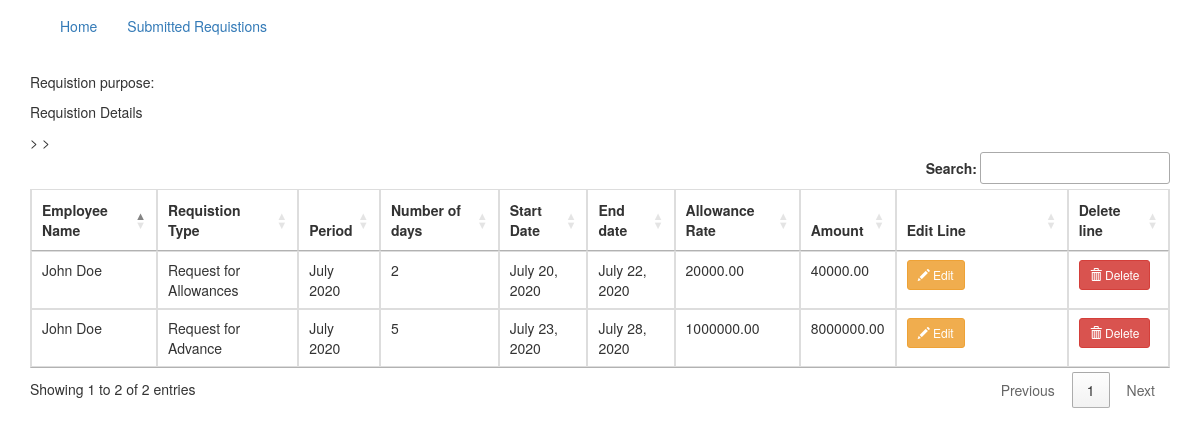
Page /requistions/1 on the committed database.
### requistions/models.py (models this page shows)
class RequisitionDetail(models.Model):
    requisition = models.ForeignKey(Requisition, null=True, on_delete=models.CASCADE)
    emp_name = models.ForeignKey(Employee, on_delete=models.CASCADE)
    detail_type = models.ForeignKey(RequisitionDetailType, on_delete=models.CASCADE)
    period_claimed = models.ForeignKey(Period, on_delete=models.CASCADE)
    ndays = models.IntegerField(default=0, verbose_name="Number of days")
    startdate = models.DateField(null=True)
    enddate = models.DateField(null=True)
    rate = models.DecimalField(max_digits=10, decimal_places=2, default=0.0, verbose_name='Allowances Rate')
    amount = models.DecimalField(max_digits=10, decimal_places=2, default=0.0, verbose_name='Amount')
    class Meta:
        verbose_name_plural='Requisition details'

class Employee(models.Model):
    emp_name=models.CharField(max_length=200,verbose_name='employee name')
    staff_id_num=models.CharField(max_length=20, unique=True, verbose_name='UNRAID No.')
    emp_station=models.ForeignKey(Station, on_delete=models.CASCADE)
    emp_position=models.ForeignKey(Position, on_delete=models.CASCADE)
    emp_scale=models.ForeignKey(SalaryScale, on_delete=models.CASCADE)
    date_left_org=models.DateField(null=True)
    class Meta:
        verbose_name_plural='Employees'
    def __str__ (self):
        return self.emp_name

class RequisitionDetailType(models.Model):
    detail_name=models.CharField(max_length=100)
    objects = models.Manager()
    class Meta:
        verbose_name_plural='Requisition detail types'
    def __str__ (self):
        return self.detail_name

class Period(models.Model):
    period_name=models.CharField(max_length=50,verbose_name='Period name')
    p_number=models.IntegerField(verbose_name='period number')
    startdate=models.DateField()
    enddate=models.DateField()
    num_days=models.IntegerField(default=30,verbose_name="Number of Days")
    p_flag=models.BooleanField(default=True)
    class Meta:
        verbose_name_plural='Periods'
    def __str__ (self):
        return self.period_name

### requistions/views.py (the view)
# urls.py: path('requistions/<int:pk>',views.get_requisition,name='requistion_get'),
def get_requisition(request,pk):
    requisition = Requisition.objects.get(id=pk)
    req_details = requisition.requisitiondetail_set.order_by('id')
    context={
        'requisition': requisition,
        'details':req_details
    }
    return render(request,'requistions/requistion.html',context)

### templates/requistions/requistion.html
{% extends 'requistions/base.html'%}
{% block content %}
<p>Requistion purpose: {{requistion}}</p>
<p> Requistion Details
</p>
<table class="table table-bordered " id="details-table">
    <thead>
     <tr>
     <th>Employee Name</th>
     <th>Requistion Type</th>
     <th>Period </th>
     <th>Number of days </th>
     <th>Start Date</th>
     <th>End date</th>
     <th>Allowance Rate </th>
     <th>Amount </th>
     <th> Edit Line </th>
     <th> Delete line </th>
     </tr>
 </thead>
<tbody>
{% include 'requistions/details_partial_list.html' %}
</tbody>
</table>
{% endblock content %}

### templates/requistions/base.html (shortened to what this page needs)
<!DOCTYPE html>
<html>
<head>
<link rel="stylesheet" href="https://maxcdn.bootstrapcdn.com/bootstrap/3.4.0/css/bootstrap.min.css">
<link rel="stylesheet" type="text/css" href="https://cdn.datatables.net/1.10.21/css/jquery.dataTables.min.css"/>
<link rel="stylesheet" type="text/css" href="https://cdn.datatables.net/autofill/2.3.5/css/autoFill.dataTables.css"/>
<link rel="stylesheet" type="text/css" href="https://cdn.datatables.net/buttons/1.6.2/css/buttons.dataTables.min.css"/>
<link rel="stylesheet" type="text/css" href="https://cdn.datatables.net/colreorder/1.5.2/css/colReorder.dataTables.min.css"/>
<link rel="stylesheet" type="text/css" href="https://cdn.datatables.net/fixedheader/3.1.7/css/fixedHeader.dataTables.min.css"/>
<link rel="stylesheet" type="text/css" href="https://cdn.datatables.net/responsive/2.2.4/css/responsive.dataTables.min.css"/>
<link rel="stylesheet" type="text/css" href="https://cdn.datatables.net/searchpanes/1.1.0/css/searchPanes.dataTables.min.css"/>
</head>
<body>
<div class="navbar navbar-expand-lg navbar-light bg-light">
        <div class="container">
            <div class="navbar-collapse collapse">
                    <ul class="nav navbar-nav">
						<li><a href="{% url 'requistions:index'%}"> Home </a></li>
						<li><a href="{% url 'requistions:requistion_list'%}"> Submitted Requistions  </a></li>
                </ul>
            </div>
        </div>
    </div>
 <div class="container">
{% block content %}
{% endblock %}
</div>
</body>
</html>

### templates/requistions/details_partial_list.html
{% for t in details %}
  <tr>
    <td>{{ t.emp_name }}</td>
    <td>{{ t.detail_type }}</td>
    <td>{{ t.period_claimed }}</td>
    <td>{{ t.ndays }}</td>
    <td>{{ t.startdate }}</td>
    <td>{{ t.enddate }}</td>
    <td>{{ t.rate }}</td>    >
    <td>{{ t.amount }}</td>
	<td style="width: 150px">
      <button type="button"
              class="btn btn-warning btn-sm js-update-tenancy"
              data-url="#">
        <span class="glyphicon glyphicon-pencil"></span> Edit
      </button>
	  </td>
	  <td>
      <button type="button"
              class="btn btn-danger btn-sm js-delete-tenancy"
              data-url="#">
        <span class="glyphicon glyphicon-trash"></span> Delete
      </button>
    </td>
  </tr>
{% empty %}
  <tr>
    <td colspan="8" class="text-center bg-warning">No Tenant</td>
  </tr>
{% endfor %}

### rows in the picture
RequisitionDetail: emp_name "John Doe", detail_type "Request for Allowances", period_claimed "July 2020", ndays "2", startdate "July 20, 2020", enddate "July 22, 2020", rate "20000.00", amount "40000.00"
RequisitionDetail: emp_name "John Doe", detail_type "Request for Advance", period_claimed "July 2020", ndays "5", startdate "July 23, 2020", enddate "July 28, 2020", rate "1000000.00", amount "8000000.00"
